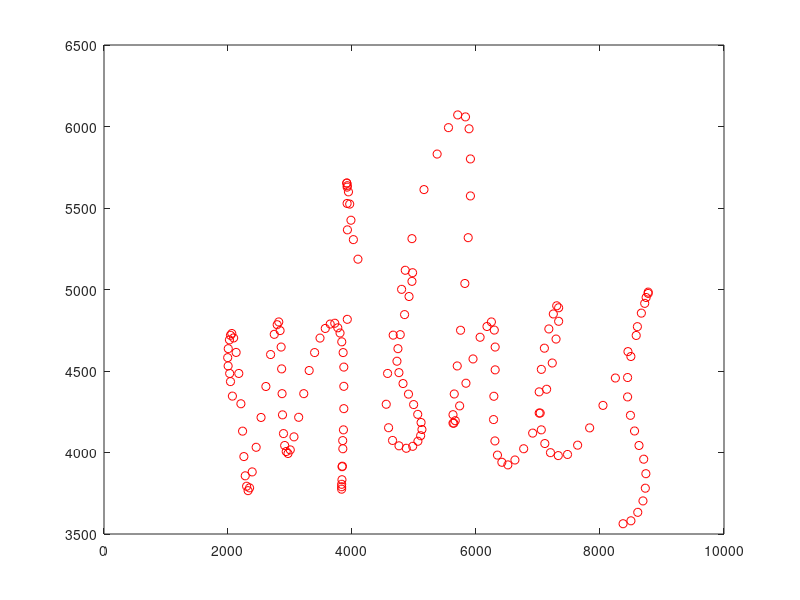
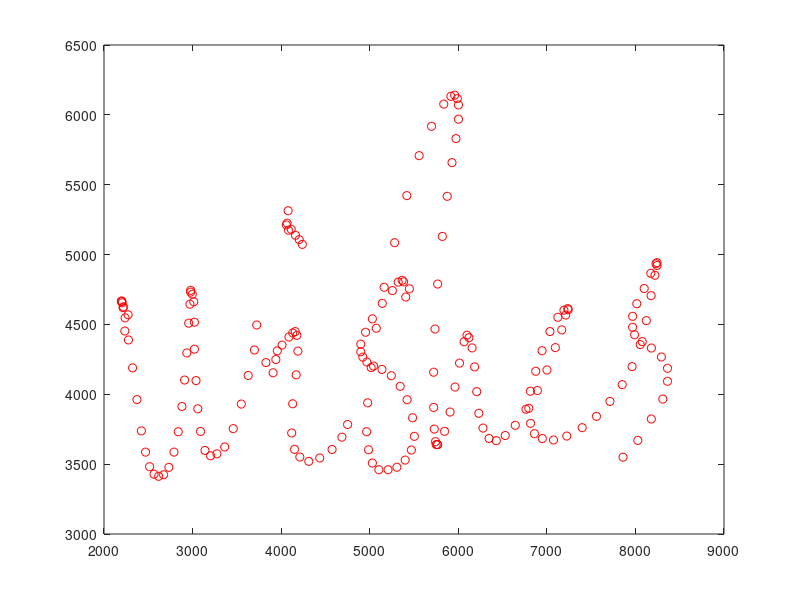

The MATLAB script that drew these images, in order:
clc
clear all
close all

aa1=[2235 4453 63793076 0 1420 530 176
2272 4569 63793086 1 1420 530 289
2219 4626 63793096 1 1410 530 351
2205 4655 63793106 1 1410 530 389
2197 4666 63793116 1 1400 540 391
2197 4666 63793126 1 1400 540 404
2202 4666 63793136 1 1390 550 425
2215 4620 63793146 1 1390 550 455
2238 4547 63793156 1 1390 550 475
2276 4389 63793166 1 1380 550 495
2323 4189 63793176 1 1380 550 502
2372 3962 63793186 1 1380 550 507
2422 3738 63793196 1 1360 560 512
2469 3586 63793206 1 1360 560 537
2515 3482 63793216 1 1350 550 556
2565 3428 63793226 1 1350 550 589
2617 3413 63793236 1 1340 560 602
2673 3424 63793246 1 1340 560 619
2732 3477 63793256 1 1340 560 619
2790 3586 63793266 1 1340 560 613
2838 3732 63793276 1 1340 560 606
2880 3913 63793286 1 1340 560 606
2910 4102 63793296 1 1340 560 603
2935 4296 63793306 1 1340 560 603
2956 4509 63793316 1 1340 560 606
2970 4645 63793326 1 1340 560 606
2978 4731 63793336 1 1340 560 595
2978 4744 63793346 1 1340 560 585
2997 4716 63793356 1 1340 560 595
3013 4662 63793366 1 1340 560 600
3021 4516 63793376 1 1340 560 603
3021 4323 63793386 1 1340 560 616
3039 4098 63793396 1 1340 560 614
3059 3896 63793406 1 1340 560 625
3090 3734 63793416 1 1350 550 641
3140 3598 63793426 1 1350 550 662
3203 3560 63793436 1 1350 550 700
3275 3574 63793446 1 1350 550 711
3362 3623 63793456 1 1350 550 710
3459 3754 63793466 1 1340 560 710
3550 3930 63793476 1 1340 560 710
3628 4135 63793486 1 1340 560 697
3698 4317 63793496 1 1340 560 637
3724 4496 63793506 1 1340 560 304
3828 4227 63793627 0 1350 530 317
3909 4154 63793637 1 1350 530 356
3940 4249 63793647 1 1350 530 361
3957 4311 63793657 1 1350 530 364
4010 4352 63793667 1 1350 530 364
4088 4410 63793677 1 1350 530 384
4131 4439 63793687 1 1350 530 389
4159 4449 63793697 1 1350 530 430
4178 4422 63793707 1 1340 540 467
4189 4309 63793717 1 1340 540 515
4170 4139 63793727 1 1340 540 586
4130 3932 63793737 1 1350 540 627
4119 3723 63793747 1 1340 550 661
4151 3606 63793757 1 1350 550 681
4211 3551 63793767 1 1350 550 690
4312 3520 63793777 1 1340 560 693
4436 3544 63793787 1 1340 560 676
4575 3605 63793797 1 1340 560 665
4686 3693 63793807 1 1340 560 636
4750 3784 63793817 1 1350 570 499
4079 5314 63793957 0 1390 540 589
4083 5174 63793967 1 1390 520 603
4067 5225 63793977 1 1390 520 591
4059 5212 63793987 1 1380 510 591
4114 5181 63793997 1 1380 510 570
4162 5138 63794007 1 1380 510 540
4204 5107 63794017 1 1380 510 425
4239 5073 63794027 1 1380 510 186
5407 4696 63794348 0 1470 510 420
5448 4755 63794358 1 1470 510 486
5382 4805 63794368 1 1470 510 480
5366 4816 63794378 1 1470 510 473
5321 4803 63794388 1 1470 510 470
5256 4742 63794398 1 1470 510 473
5142 4651 63794408 1 1470 510 475
5030 4540 63794418 1 1460 520 477
4953 4444 63794428 1 1450 530 475
4899 4359 63794438 1 1450 530 468
4899 4304 63794448 1 1430 530 473
4922 4266 63794458 1 1430 530 477
4968 4231 63794468 1 1420 540 480
5044 4202 63794478 1 1420 540 491
5138 4178 63794488 1 1410 550 496
5244 4133 63794498 1 1410 550 504
5344 4057 63794508 1 1410 550 512
5422 3961 63794518 1 1410 550 515
5484 3832 63794528 1 1400 550 515
5504 3699 63794538 1 1410 560 532
5470 3601 63794548 1 1410 560 567
5400 3529 63794558 1 1410 560 595
5307 3478 63794568 1 1410 560 589
5207 3460 63794578 1 1410 560 588
5103 3460 63794588 1 1410 560 594
5030 3508 63794598 1 1400 560 580
4987 3603 63794608 1 1400 560 561
4965 3732 63794618 1 1400 560 509
4977 3939 63794628 1 1400 560 417
5016 4191 63794638 1 1400 560 336
5074 4473 63794648 1 1400 560 332
5163 4766 63794658 1 1400 560 334
5281 5085 63794668 1 1400 560 344
5419 5422 63794678 1 1390 560 348
5558 5708 63794688 1 1390 560 364
5698 5918 63794698 1 1390 560 373
5836 6077 63794708 1 1390 560 369
5916 6133 63794718 1 1410 560 376
5959 6141 63794728 1 1430 550 394
5989 6116 63794738 1 1440 540 418
6002 6071 63794748 1 1440 540 455
6002 5969 63794758 1 1450 540 496
5974 5830 63794768 1 1450 540 541
5929 5658 63794778 1 1470 530 561
5875 5417 63794788 1 1470 530 566
5820 5130 63794798 1 1480 530 567
5767 4789 63794808 1 1480 530 589
5737 4467 63794818 1 1480 530 592
5722 4158 63794828 1 1480 530 613
5722 3906 63794838 1 1480 530 617
5729 3751 63794848 1 1480 530 625
5743 3661 63794858 1 1470 530 640
5751 3640 63794868 1 1470 530 670
5766 3640 63794878 1 1460 540 690
5766 3640 63794888 1 1460 540 679
5845 3735 63794898 1 1450 550 669
5907 3873 63794908 1 1450 550 673
5963 4052 63794918 1 1440 560 662
6014 4223 63794928 1 1430 560 676
6065 4376 63794938 1 1430 560 687
6098 4423 63794948 1 1430 560 696
6120 4405 63794958 1 1430 560 702
6156 4332 63794968 1 1430 560 690
6184 4196 63794978 1 1440 570 691
6208 4019 63794988 1 1440 570 702
6232 3864 63794998 1 1440 570 694
6279 3758 63795008 1 1440 570 696
6347 3684 63795018 1 1460 570 700
6429 3668 63795028 1 1460 570 697
6530 3705 63795038 1 1460 570 700
6643 3778 63795048 1 1460 570 700
6764 3893 63795058 1 1470 580 702
6893 4027 63795068 1 1470 580 702
7001 4174 63795078 1 1470 580 690
7096 4334 63795088 1 1490 580 690
7168 4461 63795098 1 1490 580 694
7213 4567 63795108 1 1490 580 700
7241 4605 63795118 1 1470 590 711
7236 4613 63795128 1 1470 590 708
7193 4602 63795138 1 1470 590 713
7124 4551 63795148 1 1490 590 717
7035 4449 63795158 1 1490 590 731
6946 4312 63795168 1 1490 590 737
6874 4165 63795178 1 1490 590 745
6814 4022 63795188 1 1490 590 748
6796 3900 63795198 1 1500 580 752
6816 3792 63795208 1 1500 580 754
6860 3718 63795218 1 1490 590 763
6949 3683 63795228 1 1490 590 754
7075 3673 63795238 1 1490 590 754
7225 3701 63795248 1 1490 590 751
7399 3761 63795258 1 1490 590 757
7560 3842 63795268 1 1510 600 746
7712 3949 63795278 1 1510 600 734
7851 4069 63795288 1 1510 600 731
7962 4198 63795298 1 1510 600 700
8054 4356 63795308 1 1520 600 646
8123 4527 63795318 1 1520 600 641
8177 4706 63795328 1 1520 600 636
8220 4852 63795338 1 1520 600 670
8244 4922 63795348 1 1540 600 694
8244 4942 63795358 1 1540 600 699
8232 4935 63795368 1 1540 600 702
8173 4866 63795378 1 1540 600 693
8099 4757 63795388 1 1560 610 694
8015 4648 63795398 1 1570 600 702
7968 4558 63795408 1 1570 600 694
7968 4480 63795418 1 1590 590 694
7990 4426 63795428 1 1590 590 694
8077 4377 63795438 1 1590 590 702
8180 4331 63795448 1 1590 590 699
8293 4267 63795449 1 1590 590 740
8362 4186 63795459 1 1590 590 820
8362 4093 63795469 1 1590 590 881
8309 3966 63795479 1 1590 590 908
8179 3823 63795489 1 1590 590 902
8027 3670 63795499 1 1580 600 905
7860 3550 63795509 1 1580 600 806];
a1=aa1(:,1:2);
Na1=size(a1);

aa2=[
2071 4346 63875888 0 1170 560 30
2040 4435 63875898 1 1180 560 63
2027 4485 63875908 1 1210 550 70
2002 4531 63875918 1 1230 550 98
1995 4582 63875928 1 1240 540 120
2004 4637 63875938 1 1260 540 161
2023 4691 63875948 1 1290 530 198
2040 4719 63875958 1 1300 530 220
2061 4730 63875968 1 1330 520 250
2091 4703 63875978 1 1330 520 292
2131 4614 63875988 1 1350 520 324
2174 4485 63875998 1 1350 520 344
2208 4299 63876008 1 1350 520 339
2235 4131 63876018 1 1350 520 358
2256 3975 63876028 1 1350 520 367
2278 3857 63876038 1 1350 520 398
2300 3793 63876048 1 1350 520 418
2324 3766 63876058 1 1350 520 473
2348 3783 63876068 1 1350 520 480
2390 3881 63876078 1 1350 520 481
2454 4032 63876088 1 1360 510 485
2533 4215 63876098 1 1360 510 488
2611 4405 63876108 1 1360 510 488
2687 4601 63876118 1 1360 510 486
2746 4725 63876128 1 1360 510 488
2793 4784 63876138 1 1360 510 485
2819 4801 63876148 1 1360 510 486
2840 4748 63876158 1 1350 520 489
2857 4647 63876168 1 1350 520 502
2865 4513 63876178 1 1350 520 519
2872 4361 63876189 1 1350 520 524
2879 4231 63876199 1 1350 520 538
2895 4116 63876209 1 1350 520 543
2914 4043 63876219 1 1350 520 546
2939 4006 63876229 1 1350 520 560
2968 3994 63876239 1 1350 520 589
3004 4016 63876249 1 1350 520 602
3064 4096 63876259 1 1350 520 605
3140 4216 63876269 1 1350 520 608
3222 4361 63876279 1 1350 520 605
3309 4503 63876289 1 1350 520 599
3397 4613 63876299 1 1350 520 591
3484 4702 63876309 1 1340 510 540
3569 4761 63876319 1 1340 510 394
3648 4788 63876329 1 1340 510 249
3722 4793 63876339 1 1340 510 187
3771 4765 63876349 1 1340 510 186
3807 4733 63876359 1 1340 510 175
3835 4679 63876369 1 1340 510 226
3857 4613 63876379 1 1330 510 304
3868 4524 63876389 1 1330 510 369
3868 4406 63876399 1 1340 510 417
3868 4269 63876409 1 1340 510 448
3862 4139 63876419 1 1340 510 442
3852 4023 63876429 1 1340 510 448
3845 3916 63876439 1 1340 510 442
3838 3833 63876449 1 1340 510 440
3833 3790 63876459 1 1340 510 446
3833 3775 63876469 1 1340 510 381
3833 3805 63876479 1 1350 520 216
3839 3913 63876489 1 1350 520 146
3850 4073 63876499 1 1350 520 48
3924 4817 63876539 0 1350 520 78
3926 5366 63876549 1 1350 520 177
3921 5528 63876559 1 1360 510 240
3921 5628 63876569 1 1360 510 274
3916 5653 63876579 1 1350 510 284
3916 5653 63876589 1 1350 510 282
3925 5637 63876599 1 1360 500 292
3943 5599 63876609 1 1360 500 294
3963 5524 63876619 1 1360 500 291
3983 5425 63876629 1 1370 500 287
4022 5306 63876639 1 1370 500 252
4096 5186 63876649 1 1370 500 81
4859 5118 63876699 0 1410 490 53
4977 5103 63876709 1 1410 490 186
4967 5050 63876719 1 1410 490 247
4920 4957 63876729 1 1410 490 289
4848 4846 63876739 1 1410 490 340
4778 4723 63876749 1 1420 490 363
4741 4637 63876759 1 1420 490 367
4725 4560 63876769 1 1410 500 384
4757 4490 63876779 1 1410 500 398
4823 4423 63876789 1 1410 500 392
4911 4358 63876799 1 1410 500 400
4994 4294 63876809 1 1410 500 405
5060 4234 63876819 1 1410 500 413
5114 4184 63876829 1 1400 510 418
5128 4141 63876839 1 1400 510 472
5107 4103 63876849 1 1400 510 491
5063 4069 63876859 1 1400 510 497
4979 4038 63876869 1 1400 510 502
4875 4026 63876879 1 1400 510 502
4758 4041 63876889 1 1380 510 514
4654 4074 63876899 1 1380 510 515
4590 4152 63876909 1 1380 510 514
4552 4296 63876919 1 1380 510 496
4574 4485 63876929 1 1370 510 464
4664 4720 63876939 1 1370 510 428
4800 5001 63876949 1 1370 510 409
4967 5312 63876959 1 1370 510 404
5161 5613 63876969 1 1370 510 404
5373 5831 63876979 1 1380 500 404
5556 5993 63876989 1 1380 500 409
5705 6071 63876999 1 1400 500 413
5830 6059 63877009 1 1410 500 415
5888 5986 63877019 1 1410 500 443
5910 5801 63877029 1 1420 490 468
5910 5574 63877039 1 1420 490 509
5874 5318 63877049 1 1420 490 522
5820 5037 63877059 1 1440 490 546
5751 4750 63877069 1 1440 490 556
5697 4531 63877079 1 1440 490 560
5649 4359 63877089 1 1450 500 572
5629 4232 63877099 1 1440 500 572
5629 4180 63877109 1 1440 500 586
5643 4180 63877119 1 1440 500 588
5665 4195 63877129 1 1430 510 586
5736 4286 63877139 1 1430 510 580
5838 4425 63877149 1 1430 510 583
5952 4574 63877159 1 1420 520 584
6066 4707 63877169 1 1420 520 589
6177 4773 63877179 1 1410 520 591
6248 4801 63877189 1 1410 520 591
6295 4751 63877199 1 1410 520 588
6309 4647 63877209 1 1410 520 595
6309 4507 63877219 1 1410 520 613
6288 4345 63877229 1 1410 520 619
6283 4202 63877239 1 1410 520 634
6305 4071 63877249 1 1410 520 637
6346 3984 63877259 1 1410 520 659
6417 3940 63877269 1 1410 520 671
6514 3924 63877279 1 1420 530 670
6628 3954 63877289 1 1420 530 676
6769 4023 63877299 1 1420 530 676
6914 4119 63877309 1 1420 530 678
7035 4242 63877319 1 1420 530 679
7139 4388 63877329 1 1420 530 675
7230 4549 63877339 1 1430 530 670
7291 4696 63877349 1 1430 530 669
7333 4805 63877359 1 1430 530 670
7333 4888 63877369 1 1430 530 669
7302 4900 63877379 1 1450 540 667
7247 4850 63877390 1 1450 540 670
7175 4758 63877400 1 1450 540 670
7103 4640 63877410 1 1450 540 675
7054 4510 63877420 1 1450 540 676
7019 4372 63877430 1 1450 540 681
7019 4242 63877440 1 1460 540 685
7053 4139 63877450 1 1460 540 684
7110 4055 63877460 1 1460 540 690
7201 3999 63877470 1 1460 540 688
7327 3981 63877480 1 1460 540 691
7476 3988 63877490 1 1460 540 690
7639 4045 63877500 1 1460 540 691
7833 4151 63877510 1 1460 540 690
8048 4289 63877520 1 1460 540 699
8248 4457 63877530 1 1460 540 697
8451 4619 63877540 1 1460 540 699
8603 4772 63877550 1 1460 540 693
8721 4915 63877560 1 1460 540 697
8777 4976 63877570 1 1460 540 697
8777 4984 63877580 1 1460 540 700
8744 4951 63877590 1 1460 540 696
8667 4855 63877600 1 1460 540 702
8584 4718 63877610 1 1470 550 717
8498 4589 63877620 1 1470 550 728
8445 4460 63877630 1 1470 550 727
8445 4341 63877640 1 1470 550 739
8491 4228 63877650 1 1470 550 752
8557 4132 63877660 1 1490 550 755
8629 4043 63877670 1 1500 540 763
8705 3959 63877680 1 1500 540 763
8740 3870 63877690 1 1500 540 757
8731 3781 63877700 1 1500 540 760
8693 3703 63877710 1 1500 540 760
8609 3633 63877720 1 1490 550 754
8499 3581 63877730 1 1490 550 752
8372 3563 63877740 1 1490 550 644];
a2=aa2(:,1:2);
Na2=size(a2);

for n1=1:Na1(1)
    xy1(:,n1)=[a1(n1,1);a1(n1,2)];
    figure(2)
    plot(double(a1(n1,1)),double(a1(n1,2)),'ro')
hold on

end

for n2=1:Na2(1)
    xy2(:,n2)=[a2(n2,1);a2(n2,2)];
    figure(1)
    plot(double(a2(n2,1)),double(a2(n2,2)),'ro')
hold on

end
